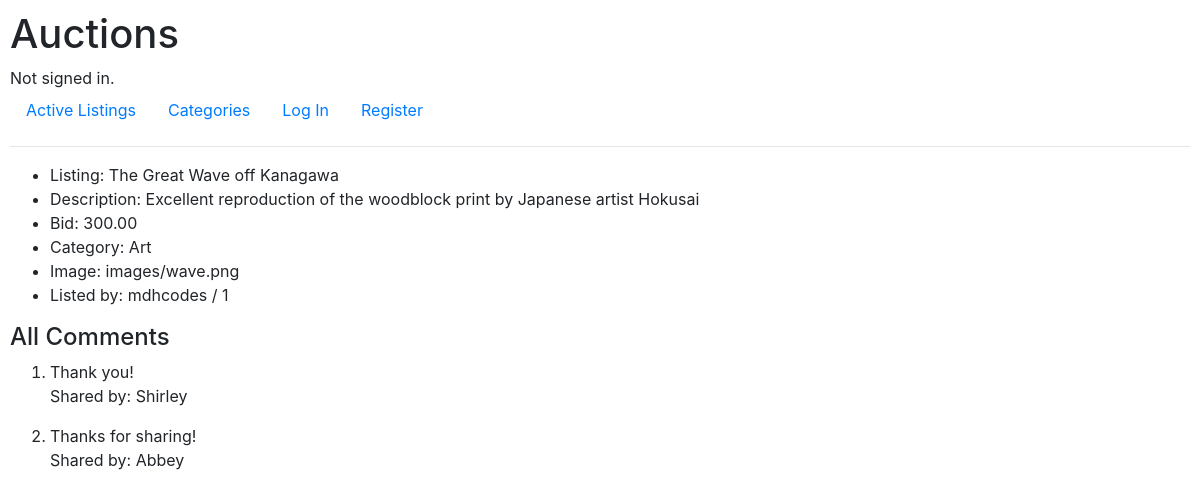
/listing/1, run on the app's committed database.
### auctions/models.py (models this page shows)
class Listing(models.Model):
    title = models.CharField(max_length=100)
    description = models.TextField()
    category = models.CharField(max_length=100, blank=True) # blank=True - field may be empty.)
    image = models.ImageField(upload_to="images/") # blank=True - field may be empty. # Image files are uploaded to the media/images directory through the admin account. However, image files are not uploaded (to this directory) from the user.
    bid = models.DecimalField(max_digits=19, decimal_places=2, validators=[MinValueValidator(Decimal("0.01"))]) #, default=00.00) # "Stores numbers up to one billion with a resolution of 4 decimal places."
    watchlist = models.ManyToManyField(User, blank=True, related_name="watch_list") # blank=True means a Listing can have no users watching it.
    is_open = models.BooleanField(default=True)
    createdBy = models.ForeignKey(User, on_delete=models.CASCADE, related_name="user") # If a user is deleted, all listings posted by that user are deleted as well.
    def __str__(self):
        return f"{self.title} / {self.category}"

class User(AbstractUser):
    pass # Pass = placeholder for future code. Python will do nothing when it sees the 'pass' statement.

class Comment(models.Model):
    comment = models.TextField()
    listing = models.ForeignKey(Listing, on_delete=models.CASCADE, related_name="listing_comment")
    author = models.ForeignKey(User, on_delete=models.CASCADE, related_name="user_comment")
    def __str__(self):
        return f"{self.author} / {self.listing}"

### auctions/views.py (the view)
# urls.py: path("listing/<int:id>", views.listing, name="listing"),
def listing(request, id):
    item_id = id
    listing_data = Listing.objects.filter(pk=item_id) #.values() # Returns iterable QuerySet with or without .values()
    user_name = request.user
    get_listing_data = Listing.objects.get(pk=item_id) # Retrieves a single Listing object - Returns title / category
    watchlist_data = get_listing_data.watchlist.all() # Returns QuerySet of users linked to the listing's watchlist.
    user_is_watching = user_name in watchlist_data
    last_bid = Listing.objects.values_list("bid", flat=True).get(pk=item_id) # Returns bid for specified item or listing.
    total_bids = len(Bid.objects.filter(listing_id=item_id)) # All bids on one listing.
    starting_bid = True if total_bids == 0 else False
    creator = user_name == get_listing_data.createdBy
    listing_is_open = get_listing_data.is_open
    highest_bid_amount = Listing.objects.values_list("bid", flat=True).get(pk=item_id)
    print("Highest Bid Amount:", highest_bid_amount)
    all_bids_for_item = Bid.objects.filter(listing_id=item_id)
    highest_bid = all_bids_for_item.get(bid=highest_bid_amount)
    print("Highest Bid:", highest_bid)
    highest_bidder_id = highest_bid.placedBy_id
    print("Highest Bidder ID:", highest_bidder_id)
    comment_form = CreateCommentForm()
    all_comments = Comment.objects.filter(listing=item_id)
    print("All Comments:", all_comments)
    context = {
        "listing_data": listing_data,
        "item_id": item_id,
        "user_is_watching": user_is_watching,
        "bid": last_bid,
        "total_bids": total_bids,
        "starting_bid": starting_bid,
        "creator": creator,
        "listing_is_open": listing_is_open,
        "highest_bidder_id": highest_bidder_id,
        "comment_form": comment_form,
        "all_comments": all_comments
    }
    return render(request, "auctions/listing.html", context)

### auctions/models.py (called while the page is built)
    def __str__(self):
        return f"{self.id} / {self.listing} / {self.bid}"

### auctions/templates/auctions/listing.html (shortened to what this page needs)
{% extends "auctions/layout.html" %}
{% block body %}
    <ul>
        {% for data in listing_data %}
            <li>Listing: {{ data.title }}</li>
            <li>Description: {{ data.description }}</li>
            <li>Bid: {{ data.bid }}</li>
            <li>Category: {{ data.category }}</li>
            <li>Image: {{ data.image }}</li>
            <li>Listed by: {{ data.createdBy }} / {{ data.createdBy_id }} </li>
        {% endfor %}
    </ul>
    <h4>All Comments</h4>
    <ol>
        {% for comment in all_comments %}
            <li>
                {{ comment.comment }}
                <p> Shared by: {{comment.author}} </p>
            </li>
        {% endfor %}
    </ol>
{% endblock %}

### auctions/static/auctions/styles.css (style rules this page uses)
body { padding: 10px; }

### data on the page
Listing: title "The Great Wave off Kanagawa", description "Excellent reproduction of the woodblock print by Japanese artist Hokusai", bid "300.00", category "Art", image "images/wave.png", createdBy "mdhcodes", createdBy_id "1"
Comment: comment "Thank you!", author "Shirley"
Comment: comment "Thanks for sharing!", author "Abbey"
